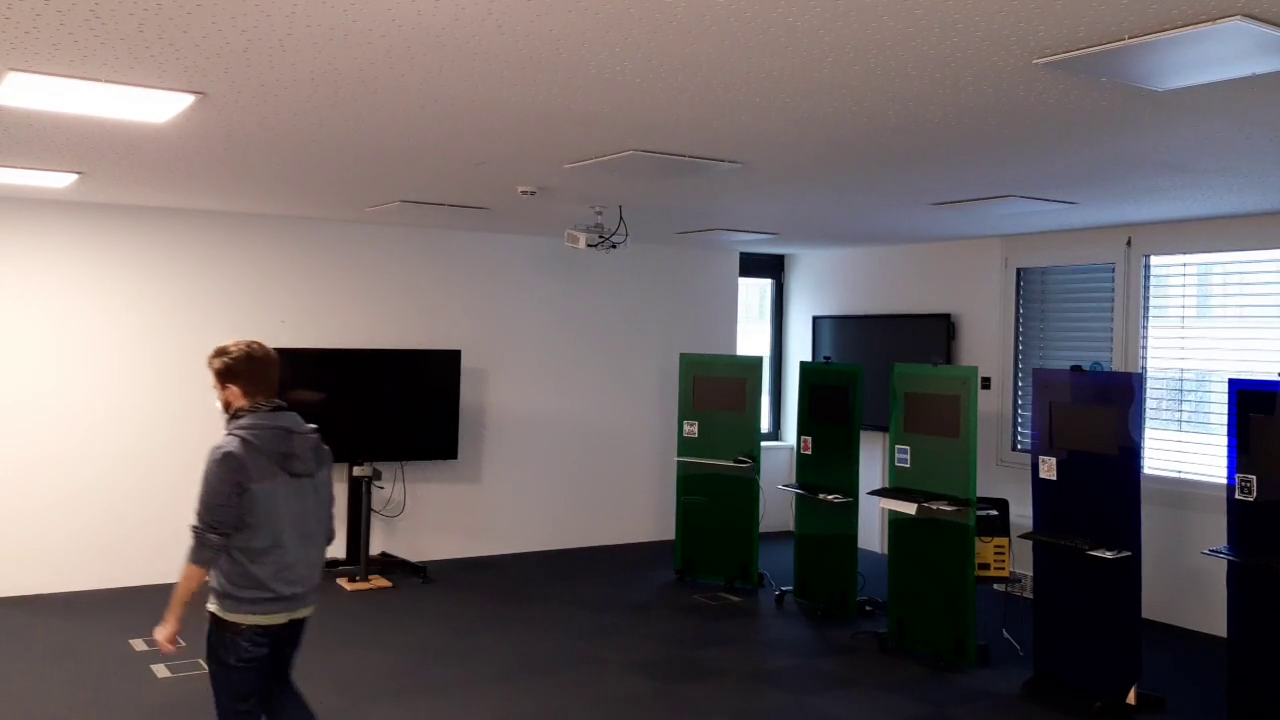
#> input picture frame 280 of res/videos/video3.mp4, 1280 x 720 px, given in place of video2.mp4, which was not available
$ python OLD_main.py
#> lines starting #> are read from the running program, lines starting #| are printed output that depends on the picture; after the words box and inside, x2 and y2 are one past the last pixel; in counts of white or black regions, pixels touching at a corner belong together; pictures that were not available may be replaced by others from this repository, and a replacement may not be noted
import cv2
import imutils
import matplotlib
from imutils.video import VideoStream
from imutils.video import FPS
from threading import Thread
import time
from datetime import datetime, time
import numpy as np
#import mediapipe as mp
import argparse
import matplotlib.pyplot as plt

np.random.seed(42)

#fix colors
def fixColor(image):
    return cv2.cvtColor(image, cv2.COLOR_BGR2RGB)


video_stream = cv2.VideoCapture('../res/videos/video2.mp4')

#Select 30 frames from background to create filter
frameIds = video_stream.get(cv2.CAP_PROP_FRAME_COUNT) * np.random.uniform(size=30)

#Store selected frames
frames = []
for fid in frameIds:
    video_stream.set(cv2.CAP_PROP_POS_FRAMES, fid)
    ret, frame = video_stream.read()
    frames.append(frame)
#> this loop made 30 passes
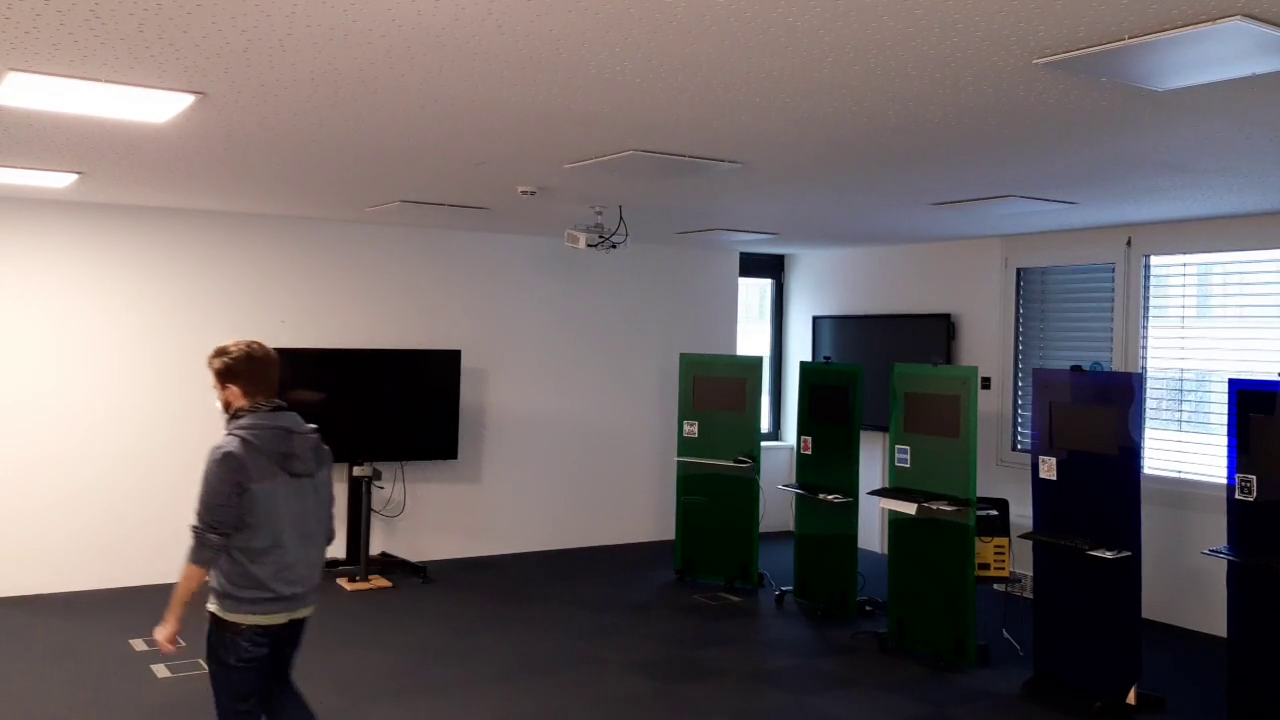
#> input picture frame 280 of res/videos/video3.mp4, 1280 x 720 px, given in place of video2.mp4, which was not available
#> after the loop, frames = 30 items

video_stream.release()

#calculate median and average frames for frames array
medianFrame = np.median(frames, axis=0).astype(dtype=np.uint8)
plt.imshow(fixColor(medianFrame))
plt.show()

#Processing a frame
sample_frame = frames[25]
plt.imshow(fixColor(sample_frame))
plt.show()

#convert to grayscale
grayMedianFrame = cv2.cvtColor(medianFrame, cv2.COLOR_BGR2GRAY)
plt.imshow(fixColor(grayMedianFrame))
plt.show()

graySample = cv2.cvtColor(sample_frame, cv2.COLOR_BGR2GRAY)
plt.imshow(fixColor(graySample))
plt.show()

#remove the background to see the remaining difference
#dframe = cv2.absdiff(sample_frame, medianFrame)
dframe = cv2.absdiff(graySample, grayMedianFrame)
plt.imshow(fixColor(dframe))
plt.show()

#gaussian blurring helps to easier identify the edges
blurred = cv2.GaussianBlur(dframe, (11,11), 0)
plt.imshow(fixColor(blurred))
plt.show()

#Tresholding step with inbuild function to figure out treshold steps, OTSU Tresholding is used here which determines a suitable threshhold point
ret, tframe = cv2.threshold(blurred, 0, 255, cv2.THRESH_BINARY+cv2.THRESH_OTSU)
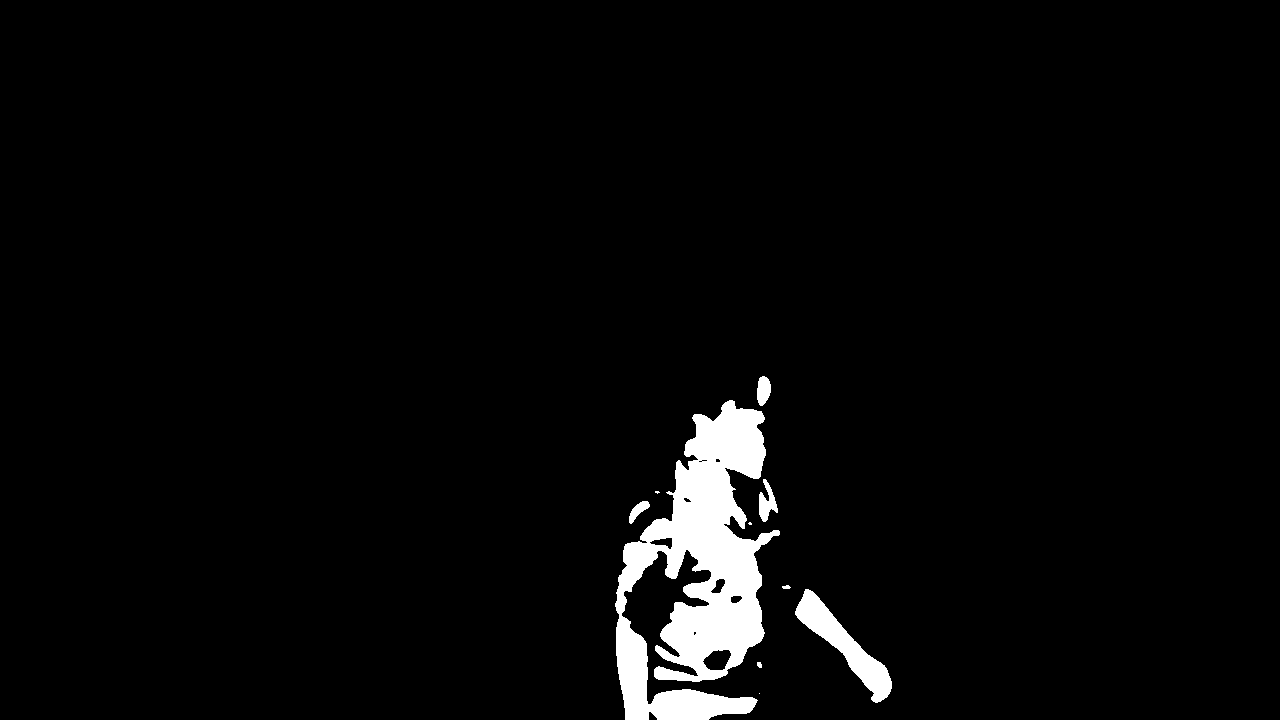
#> tframe: shape (720, 1280); 3.3% white; 10 white regions (3 under 20 px), largest, box (x1, y1, x2, y2) and area: (615, 400, 780, 720) 26450, (795, 589, 892, 703) 3100, (759, 479, 778, 522) 425
#> ret = 40
plt.imshow(fixColor(tframe))
#> in fixColor (call 7), `return cv2.cvtColor(image, cv2.COLOR_BGR2RGB)`: returned value: shape (720, 1280, 3); 3.3% white; 10 white regions (3 under 20 px)
plt.show()

#get the contours of people in the image through cv2
(cnts, _) = cv2.findContours(tframe.copy(), cv2.RETR_EXTERNAL, cv2 .CHAIN_APPROX_SIMPLE)
#> cnts = 10 contours, 5 with area under 20; largest, box (x1, y1, x2, y2) and area: (615, 400, 780, 720) 26299, (795, 589, 892, 703) 2971, (759, 479, 778, 522) 365, (757, 376, 771, 406) 288, (629, 501, 650, 524) 188

#create boundary boxes around identified
for cnt in cnts:
    x, y, w, h = cv2.boundingRect(cnt)
    print(x, y, w, h)
    if h > 40 and w > 40:
        cv2.rectangle(sample_frame, (x, y), (x+w, y+h), (0, 255, 0), 2)
#> this loop made 10 passes
#> (x, y, w, h) on passes 1 to 10: (759, 693, 1, 1), (757, 662, 5, 6), (795, 589, 97, 114), (782, 585, 9, 4), (748, 522, 4, 3), (629, 501, 21, 23), (655, 491, 5, 3), (759, 479, 19, 43), (615, 400, 165, 320), (757, 376, 14, 30)
#| 759 693 1 1
#| 757 662 5 6
#| 795 589 97 114
#| 782 585 9 4
#| 748 522 4 3
#| 629 501 21 23
#| 655 491 5 3
#| 759 479 19 43
#> (further printed lines are left out)
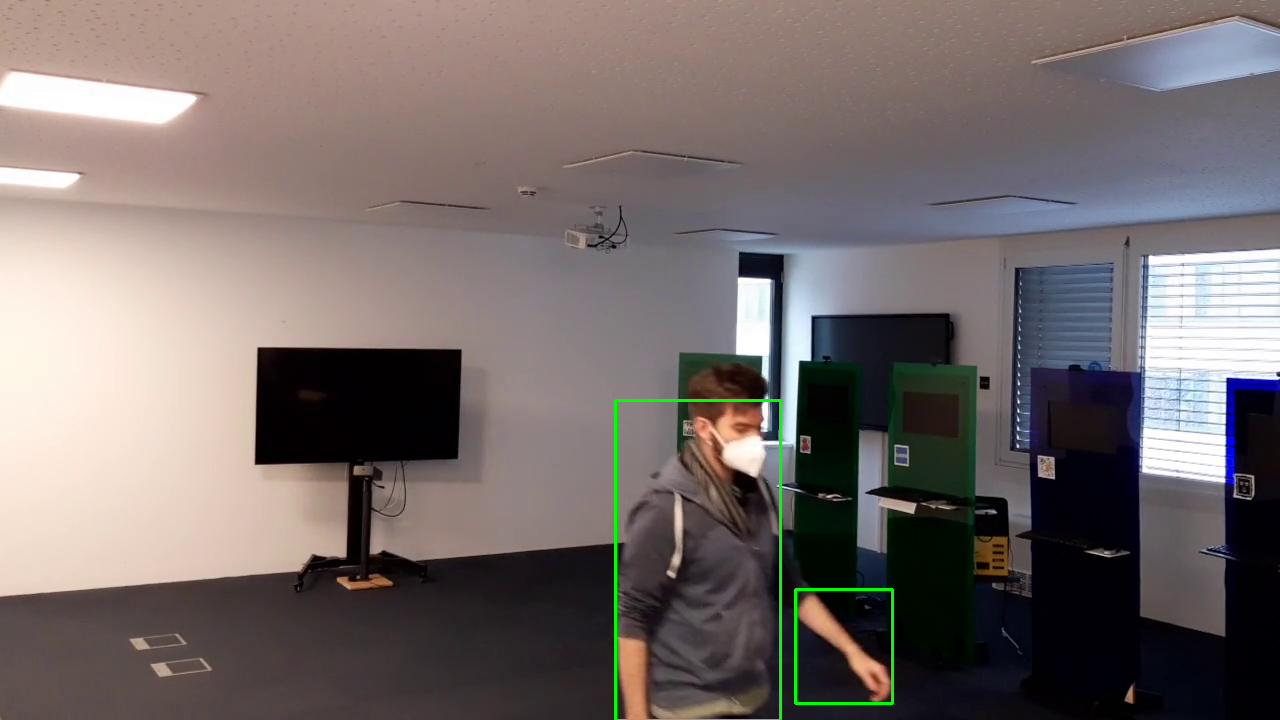
#> sample_frame: shape (720, 1280, 3); mean B, G, R 106.1, 107.5, 116.8
plt.imshow(fixColor(sample_frame))
plt.show()

#Demo with video
writer = cv2.VideoWriter("output.mp4", cv2.VideoWriter_fourcc(*"mp4v"), 30, (640, 480))

#create videostream
video_stream = cv2.VideoCapture('../res/videos/video2.mp4')
total_frames  = video_stream.get(cv2.CAP_PROP_FRAME_COUNT)
#> total_frames = 750

frameCnt = 0
while(frameCnt < total_frames-1):
    frameCnt += 1
    ret, frame = video_stream.read()
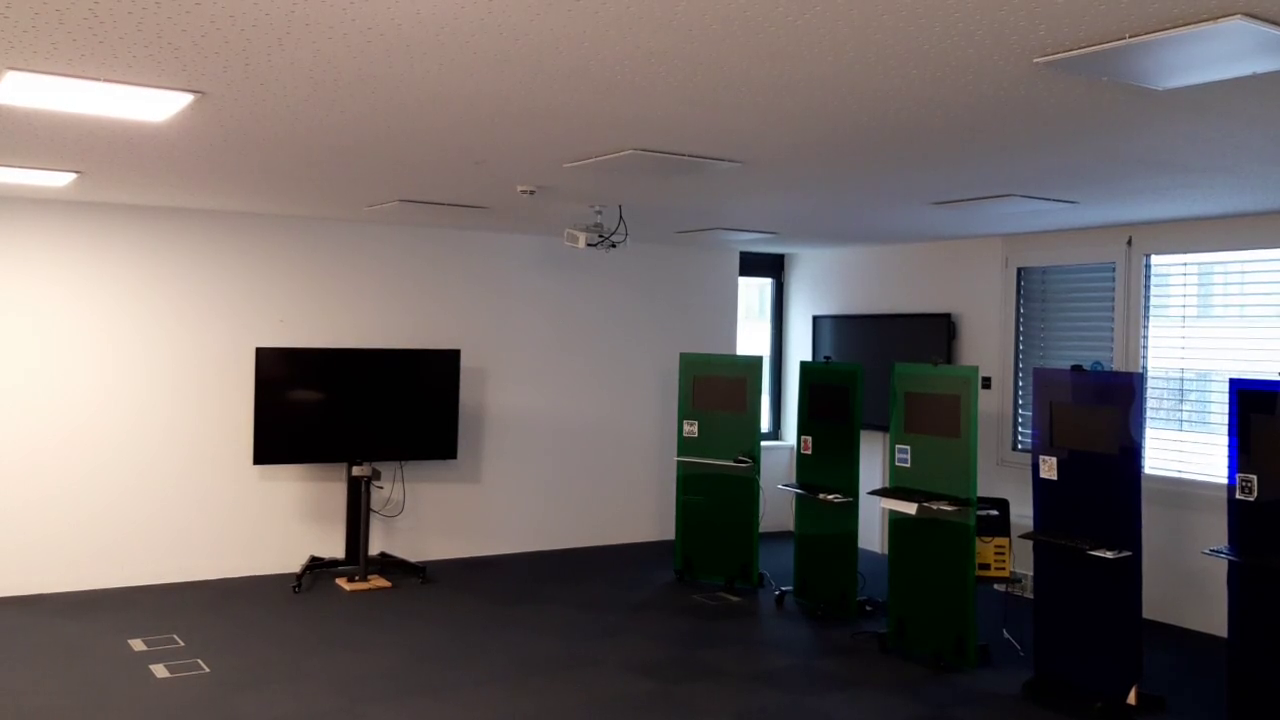
#> input picture frame 75 of res/videos/video3.mp4, 1280 x 720 px, given in place of video2.mp4, which was not available
#> frame is the input picture: shape (720, 1280, 3); mean B, G, R 102.9, 104.2, 112.2

    # Convert current frame to grayscale
    gframe = cv2.cvtColor(frame, cv2.COLOR_BGR2GRAY)
    # Calculate absolute difference of current frame and
    # the median frame
    dframe = cv2.absdiff(gframe, grayMedianFrame)
    # Gaussian
    blurred = cv2.GaussianBlur(dframe, (11, 11), 0)
    # Thresholding to binarise
    ret, tframe = cv2.threshold(blurred, 0, 255,
                                cv2.THRESH_BINARY + cv2.THRESH_OTSU)
#> tframe: shape (720, 1280); 4.5% white; 164 white regions (61 under 20 px)
#> ret = 9
    # Identifying contours from the threshold
    (cnts, _) = cv2.findContours(tframe.copy(),
                                 cv2.RETR_EXTERNAL, cv2.CHAIN_APPROX_SIMPLE)
#> cnts = 162 contours, 83 with area under 20; largest, box (x1, y1, x2, y2) and area: (1136, 246, 1280, 639) 11560, (1032, 11, 1280, 65) 2584, (1009, 265, 1034, 451) 2556, (0, 67, 204, 129) 2292, (249, 345, 463, 467) 1659
    # For each contour draw the bounding bos
    for cnt in cnts:
        x, y, w, h = cv2.boundingRect(cnt)
        if h > 20 and w > 20:
            cv2.rectangle(sample_frame, (x, y), (x + w, y + h), (0, 255, 0), 2)
#> this loop made 162 passes
#> (x, y, w, h) on passes 1 to 3: (1124, 683, 14, 24), (171, 660, 19, 4), (147, 657, 65, 22)
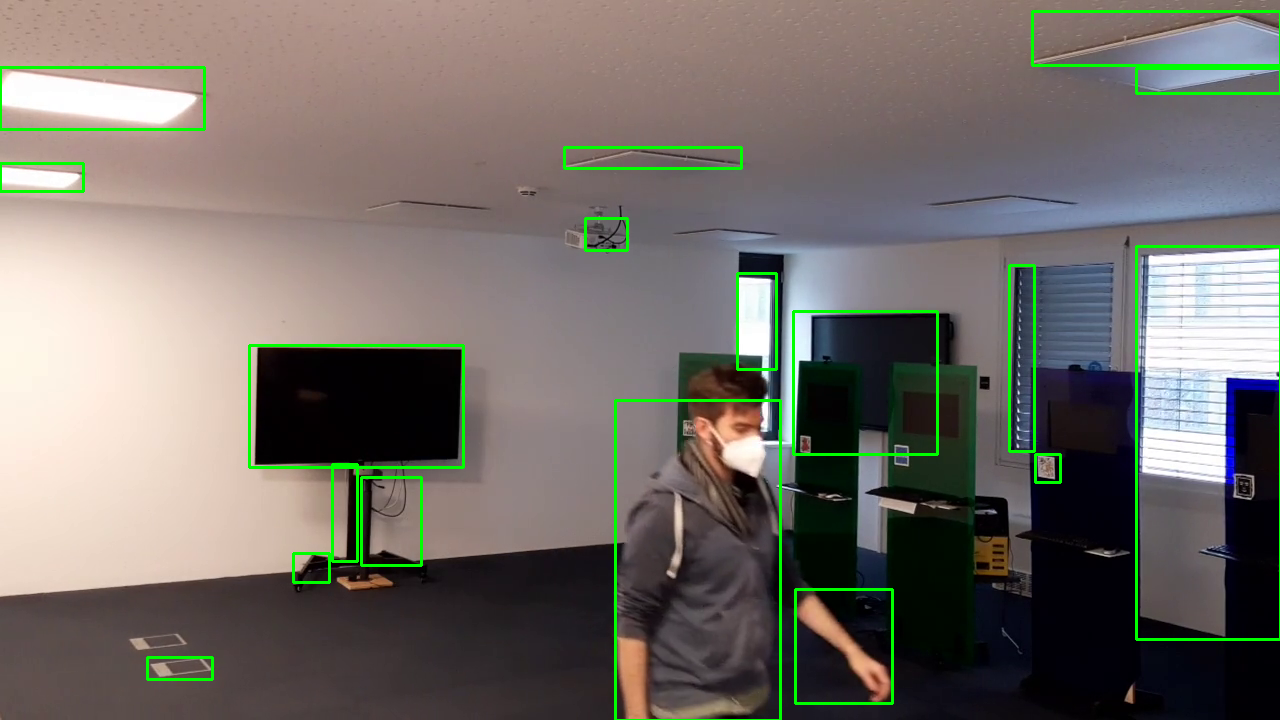
#> sample_frame: shape (720, 1280, 3); 1.9% of pixels changed, all inside (x1, y1, x2, y2) = (0, 10, 1280, 681)


    writer.write(cv2.resize(frame, (640, 480)))

# Release video object
video_stream.release()
writer.release()
#######################################################################################


##Initializing the HOG person
##detector
#hog = cv2.HOGDescriptor()
#hog.setSVMDetector(cv2.HOGDescriptor_getDefaultPeopleDetector())

#cap = cv2.VideoCapture('../res/videos/video2.mp4')
#if not cap.isOpened():
#  print("Error. Source file not found.")
#else:
#    fps = int(cap.get(cv2.CAP_PROP_FPS))
#    print("fps of current video file: ", fps)

#while cap.isOpened():
#    # Reading the video stream
#    ret, image = cap.read()
#    if ret:
#        image = imutils.resize(image,
#                               width=min(400, image.shape[1]))

        # Detecting all the regions
        # in the Image that has a
        # pedestrians inside it
#        (regions, _) = hog.detectMultiScale(image, winStride=(4, 4), padding=(4, 4), scale=1.05)

        # Drawing the regions in the
        # Image
#        person = 1
#        for (x, y, w, h) in regions:
#            cv2.rectangle(image, (x, y), (x + w, y + h), (0, 0, 255), 2)
#            cv2.putText(image, f'person {person}', (x, y), cv2.FONT_HERSHEY_SIMPLEX, 0.5, (0, 0, 255), 1)
#            person += 1
#
#        # Showing the output Image
#        cv2.putText(image, f'person {person - 1}', (10, 30), cv2.FONT_HERSHEY_SIMPLEX, 0.8, (255, 0, 0), 2)
#        cv2.imshow("Image", image)
#        if cv2.waitKey(1) & 0xFF == ord('q') or not ret:
#            break
#    else:
#        break
#
#cap.release()
#cv2.destroyAllWindows()


#######################################################################################
## Example code from: https://nrsyed.com/2018/07/05/multithreading-with-opencv-python-to-improve-video-processing-performance/
## Multithreading version (Windows does not need this version)


# class CountsPerSec:
#     """
#     Class that tracks the number of occurrences ("counts") of an
#     arbitrary event and returns the frequency in occurrences
#     (counts) per second. The caller must increment the count.
#     """
#
#     def __init__(self):
#         self._start_time = None
#         self._num_occurrences = 0
#
#     def start(self):
#         self._start_time = datetime.now()
#         return self
#
#     def increment(self):
#         self._num_occurrences += 1
#
#     def countsPerSec(self):
#         elapsed_time = (datetime.now() - self._start_time).total_seconds()
#         # To run on windows you need to catch division by 0 (Linux ignores by default).
#         if elapsed_time == 0:
#             return 0
#         else:
#             return self._num_occurrences / elapsed_time
#
# #######################################################################################
#
#
# def putIterationsPerSec(frame, iterations_per_sec):
#     """
#     Add iterations per second text to lower-left corner of a frame.
#     """
#
#     cv2.putText(frame, "{:.0f} iterations/sec".format(iterations_per_sec),
#         (10, 450), cv2.FONT_HERSHEY_SIMPLEX, 1.0, (255, 255, 255))
#     return frame
#
# #######################################################################################
#
#
# class VideoGet:
#     """
#     Class that continuously gets frames from a VideoCapture object
#     with a dedicated thread.
#     """
#
#     def __init__(self, src=''):
#         self.stream = cv2.VideoCapture(src)
#         if not self.stream.isOpened():
#             print("Error. File not found.")
#             quit()
#         else:
#             fps = int(self.stream.get(cv2.CAP_PROP_FPS))
#             print("FPS: ", fps)
#             (self.grabbed, self.frame) = self.stream.read()
#             self.stopped = False
#
#     def start(self):
#         Thread(target=self.get, args=()).start()
#         return self
#
#     def get(self):
#         while not self.stopped:
#             if not self.grabbed:
#                 self.stop()
#             else:
#                 (self.grabbed, self.frame) = self.stream.read()
#
#     def stop(self):
#         self.stopped = True
#
# #######################################################################################
#
#
# class VideoShow:
#     """
#     Class that continuously shows a frame using a dedicated thread.
#     """
#
#     def __init__(self, frame=None):
#         self.frame = frame
#         self.stopped = False
#
#     def start(self):
#         Thread(target=self.show, args=()).start()
#         return self
#
#     def show(self):
#         hog = cv2.HOGDescriptor()
#         hog.setSVMDetector(cv2.HOGDescriptor_getDefaultPeopleDetector())
#         while not self.stopped:
#             self.frame = imutils.resize(self.frame, width=min(400, self.frame.shape[1]))
#            # Detecting all the regions
#            # in the Image that has a
#            # pedestrians inside it
#             (regions, _) = hog.detectMultiScale(self.frame,
#                                                winStride=(4, 4),
#                                                padding=(4, 4),
#                                                scale=1.05)
#            # Drawing the regions in the
#            # Image
#             for (x, y, w, h) in regions:
#                cv2.rectangle(self.frame, (x, y),
#                              (x + w, y + h),
#                              (0, 0, 255), 2)
#
#             cv2.imshow("Video", self.frame)
#             if cv2.waitKey(1) == ord("q"):
#                 self.stopped = True
#
#     def stop(self):
#         self.stopped = True
#
# #######################################################################################
#
#
# def threadBoth(source=''):
#     """
#     Dedicated thread for grabbing video frames with VideoGet object.
#     Dedicated thread for showing video frames with VideoShow object.
#     Main thread serves only to pass frames between VideoGet and
#     VideoShow objects/threads.
#     """
#
#     video_getter = VideoGet(source).start()
#     video_shower = VideoShow(video_getter.frame).start()
#     cps = CountsPerSec().start()
#
#     while True:
#         if video_getter.stopped or video_shower.stopped:
#             video_shower.stop()
#             video_getter.stop()
#             break
#
#         frame = video_getter.frame
#         frame = putIterationsPerSec(frame, cps.countsPerSec())
#         video_shower.frame = frame
#         cps.increment()
#
#
# threadBoth('../res/videos/video2.mp4')
